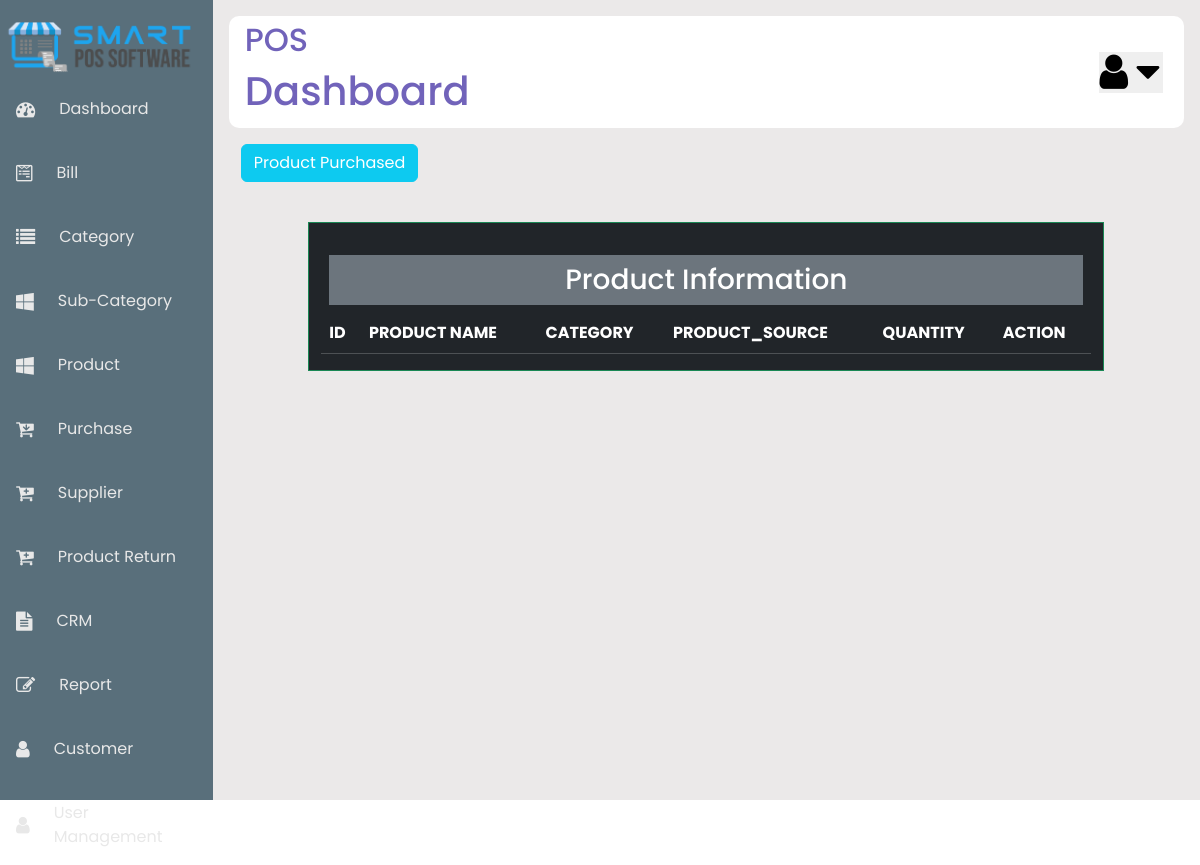
/purchase_view.php, run on an earlier commit of the app's database.
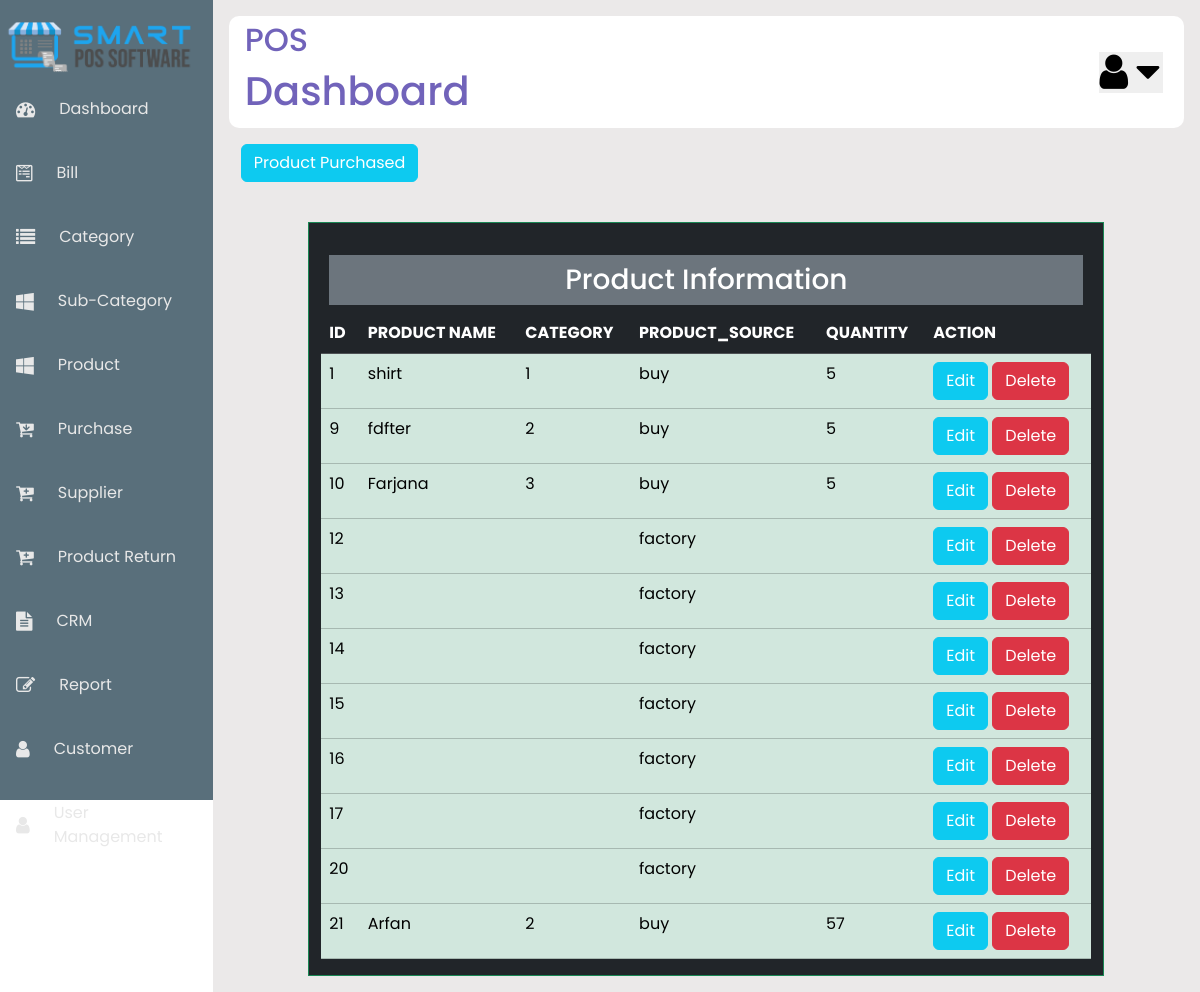
And on a later commit of the database.
### tables this page shows
CREATE TABLE `products` (
  `id` int(100) NOT NULL,
  `name` varchar(100) NOT NULL,
  `category` varchar(100) NOT NULL,
  `product_source` varchar(100) NOT NULL,
  `quantity` varchar(100) NOT NULL,
  `subcategory` varchar(100) NOT NULL
);

### purchase_view.php (the view, shortened to what this page needs)
<?php
    include("includes/header.php");
    include("includes/sidebar.php");
    include("includes/nav.php");
?>
<?php
$conn = mysqli_connect('localhost','root','','pos_project');
?>
<head>
<link href="https://cdn.jsdelivr.net/npm/bootstrap@5.3.3/dist/css/bootstrap.min.css" rel="stylesheet">
</head>
   <div class="container">
    <div class="row">
    <p>
    <span class='btn btn-info'><a href='purchase_insert.php' class='text-white text-decoration-none'>Product Purchased</a></span>
    </p>
        <div class="col-sm-1"></div>
        <div class="col-sm-10 pt-4 mt-4 border border-success bg-dark text-white">
            <h3 class="text-center p-2 m-2 bg-secondary text-white">Product Information</h3>
            <?php
            $sql = 'SELECT * FROM products';
            $query = mysqli_query($conn, $sql);
            echo "<table class='table table-success'>
             <tr class='table-dark'>
                <th>ID</th>
                <th>PRODUCT NAME</th>
                <th>CATEGORY</th>
                <th>PRODUCT_SOURCE</th>
                 <th>QUANTITY</th>
                <th>ACTION</th>
             </tr>";
           while ($data = mysqli_fetch_assoc($query)){
            $id = $data['id'];
            $name = $data['name'];
            $category = $data['category'];
            $product_source = $data['product_source'];
            $quantity = $data['quantity'];
            echo "<tr>
                    <td>$id</td>
                    <td>$name</td>
                    <td>$category</td>
                    <td>$product_source</td>
                    <td>$quantity</td>
                    <td>
                    <span class='btn btn-info'><a href='purchase_edit.php?id=$id' class='text-white text-decoration-none'>Edit</a></span>
                    <span class='btn btn-danger'><a href='purchase_view.php?deleteid=$id' class='text-white text-decoration-none'>Delete</a></span>
                    </td>
                </tr>";
           }
            ?>
        </div>
    </div>
   </div>
   <?php
    include("includes/footer.php");
?>

### includes/header.php (shortened to what this page needs)
<!DOCTYPE html>
<html lang="en">
<head>
    <link rel="stylesheet" href="style.css">
    <link rel="stylesheet"
    href="https://cdnjs.cloudflare.com/ajax/libs/font-awesome/4.7.0/css/font-awesome.min.css">
</head>

### includes/sidebar.php (shortened to what this page needs)
<body>
    <div class="sidebar">
        <div class="logo"><img src="logo/logopic.png" alt=""></div>
        <ul class="menu">
            <li>
                <a href="dashboard.php">
                    <i class="fa fa-dashboard"></i>
                    <span>Dashboard</span>
                </a>
            </li>
            <li>
                <a href="#">
                    <i class="fa fa-wpforms"></i>
                    <span>Bill</span>
                </a>
            </li>
            <li>
                <a href="category.php">
                    <i class="fa fa-list"></i>
                    <span>Category</span>
                </a>
            </li>
            <li>
                <a href="insert_subcategory.php">
                    <i class="fa fa-windows"></i>
                    <span>Sub-Category</span>
                </a>
            </li>
            <li>
                <a href="insert.php">
                    <i class="fa fa-windows"></i>
                    <span>Product</span>
                </a>
            </li>
            <li>
                <a href="purchase_insert.php">
                    <i class="fa fa-cart-arrow-down"></i>
                    <span>Purchase</span>
                </a>
            </li>
            <li>
                <a href="insert_supplier.php">
                    <i class="fa fa-cart-plus"></i>
                    <span>Supplier</span>
                </a>
            </li>
            <li>
                <a href="product_return.php">
                    <i class="fa fa-cart-plus"></i>
                    <span>Product Return</span>
                </a>
            </li>
            <li>
                <a href="#">
                    <i class="fa fa-file-text"></i>
                    <span>CRM</span>
                </a>
            </li>
            <li>
                <a href="#">
                    <i class="fa fa-edit"></i>
                    <span>Report</span>
                </a>
            </li>
            <li>
                <a href="customer_insert.php">
                    <i class="fa fa-user"></i>
                    <span>Customer</span>
                </a>
            </li>
            <li class="dropdown-container"><a href="#">
                <i class="fa fa-user"></i>
               <span> User Management</span>
            </a>
            </li>
        </ul>
    </div>

### includes/nav.php (shortened to what this page needs)
<div class="main--content">
        <div class="header--wrapper">
            <div class="header--title">
                <h2>POS</h2>
                <h1>Dashboard</h1>
            </div>
            <div class="user--info">
                <button class="dropbtn">
                <i class="fa fa-user"></i>
                    <i class="fa fa-caret-down"></i>
                  </button>
            </div>
        </div>

### includes/footer.php (shortened to what this page needs)
    </div>
</body>
</html>

### style.css (style rules this page uses)
* { margin: 0; padding: 0; border: none; outline: none; box-sizing: border-box; font-family: 'Poppins', sans-serif; }
body { display: flex; }
.sidebar { position: sticky; top: 0; left: 0; bottom: 0; width: 260px; height: 50rem; color:whitesmoke; background: #596f7b; }
.logo img { width: 200px; padding-top: 20px; }
.menu { height: 88%; position: relative; list-style: none; padding: 0; }
.menu li { padding: 1rem; margin: 8px 0; border-radius: 8px; }
.menu a { color: #e8e8e8; font-size: 16px; text-decoration: none; display: flex; align-items: center; gap: 1.5rem; }
.menu a span { overflow: hidden; }
.menu a i { font-size: 1.2rem; }
.main--content { position: relative; background: #ebe9e9; width: 100%; padding: 1rem ; }
.header--wrapper { display: flex; justify-content: space-between; align-items: center; flex-wrap: wrap; background: #fff; border-radius: 10px; padding: 5px 1rem; margin-bottom: 1rem; }
.header--title { color: rgb(113, 99, 186, 255); }
.user--info { font-size: 16px; align-items: center; border: none; outline: none; color: rgb(104, 109, 105); padding: 14px 5px; background-color: inherit; font-family: inherit; margin: 0; float: right; overflow: hidden; }
.user--info i { height: 40px; width: 30px; font-size: 40px; }

What changed in the data, as far as the page shows it:
added products: id "1", name "shirt", category "1", product_source "buy", quantity "5"
added products: id "9", name "fdfter", category "2", product_source "buy", quantity "5"
added products: id "10", name "Farjana", category "3", product_source "buy", quantity "5"
added products: id "12", product_source "factory"
added products: id "13", product_source "factory"
added products: id "14", product_source "factory"
added products: id "15", product_source "factory"
added products: id "16", product_source "factory"
added products: id "17", product_source "factory"
added products: id "20", product_source "factory"
added products: id "21", name "Arfan", category "2", product_source "buy", quantity "57"
